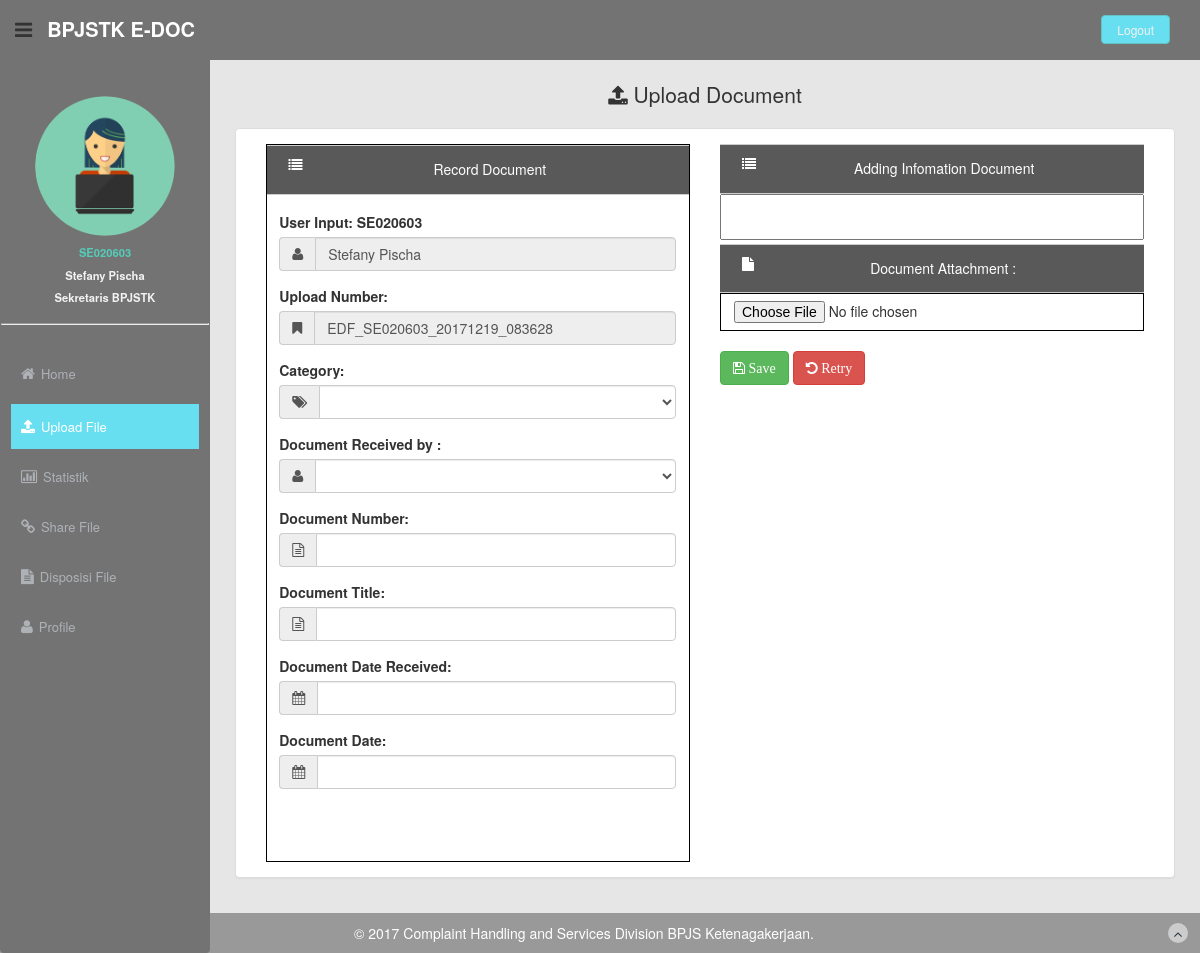
/upload-file.php (signed in), run on the app's committed database.
### tables this page shows
CREATE TABLE `user` (
  `iduser` varchar(100) NOT NULL,
  `nama` varchar(100) NOT NULL,
  `password` varchar(100) NOT NULL,
  `no_hp` varchar(50) NOT NULL,
  `email` varchar(100) NOT NULL,
  `jabatan` varchar(100) NOT NULL,
  `unit_kerja` varchar(50) NOT NULL
);

### database.php (called while the page is built, shortened)
<?php
function con_database(){
$hostmysql = "localhost";
$password = "GkDp3zcPer";
$username = "ocantika";
$database = "ocantika";
$con = mysqli_connect($hostmysql, $username, $password, $database);
return $con;
}
function get_all_user($query){
  $con = con_database();
  $sql = $query;
	$result = mysqli_query($con, $sql);
	$user_array = array();
	while ($row = mysqli_fetch_array($result, MYSQLI_ASSOC)) {
	$single_user = array("iduser" => $row['iduser'], "nama" => $row['nama'], "password" => $row['password'], "no_hp" => $row['no_hp'], "email" => $row['email'], "jabatan" => $row['jabatan'], "unit_kerja" => $row['unit_kerja']);
	$user_array[] = $single_user;
	}
  return $user_array;
}
 ?>

### upload-file.php (the view, shortened to what this page needs)
<?php
		if (!isset($_SESSION['iduser']))
		{
		  echo '<META HTTP-EQUIV="Refresh" Content="0; URL= ../index.php">';
		  exit;
		}else{
			if ((time() - $_SESSION['last_time']) > 1800) {
			header("Location: logout.php");
		}else {
	?>
<!DOCTYPE html>
<html lang="en">
  <head>
    <link rel="stylesheet"  type="text/css" href="assets/js/bootstrap-daterangepicker/daterangepicker.css"/>
    <link rel="stylesheet" type="text/css" href="assets/js/bootstrap-timepicker/compiled/timepicker.css"/>
    <link rel="stylesheet" type="text/css" href="assets/js/bootstrap-datetimepicker/datetimepicker.css"/>
    <link rel="stylesheet" href="assets/js/autocomplete/bootstrap-chosen.css">
    <link rel="stylesheet" type="text/css" href="assets/js/bootstrap-timepicker/js/wickedpicker.min.css"/>
    <link href="assets/css/custom.css" type="text/css" rel="stylesheet"/>
    <link href="assets/css/style-responsive.css" type="text/css" rel="stylesheet"/>
    <link href="assets/css/bootstrap.css" rel="stylesheet">
    <link href="assets/font-awesome/css/font-awesome.css" rel="stylesheet" />
    <link rel="stylesheet" type="text/css" href="assets/css/zabuto_calendar.css"/>
    <link rel="stylesheet" type="text/css" href="assets/js/gritter/css/jquery.gritter.css" />
    <link rel="stylesheet" type="text/css" href="assets/lineicons/style.css"/>
  </head>
  <body id="uploadfile">
  <section id="container" >
      <header class="header black-bg" style="background:#737373;">
              <div class="sidebar-toggle-box">
                  <div class="fa fa-bars tooltips" data-placement="right" data-original-title="Toggle Navigation"></div>
              </div>
            <a href="home.php" class="logo"><b>BPJSTK E-DOC</b></a>
            <div class="top-menu">
            	<ul class="nav pull-right top-menu">
                    <li><a class="logout" href="logout.php">Logout</a></li>
            	</ul>
            </div>
        </header>
      <?php include "menu.php"; ?>
    <section id="main-content" style="background:#e6e6e6;">
        <section class="wrapper">
          <div class="row" style="padding:2%;">
            <div class="centered" style="font-size:1.5em;"><i class="fa fa-upload fa-1x"></i> Upload Document </div>
          </div>
          	<div class="row">
						 <div class="col-lg-12">
							<div class="panel panel-default" style="margin-left:1%; margin-right:1%;">
								<div class="panel-body">
							   <form action="upload-process.php" method="post" id="uploadForm" name="uploadForm" enctype="multipart/form-data">
                  <div class="col-lg-6">
                      <div class="form" style=" border: 1px solid black;">
                        <div class="white-header-group" >
                            <span class="input-group-addon" style="background-color:#595959; color:#fff;"><i class="fa fa-list fa-1x" style="float:left; margin-left: 10px; margin-top:6px;"></i> <h5>Record Document</h5></span>
                        </div>
                        <div style=" margin:4% 3%">
	                        <div class="form-group">
														<?php
															require_once("database.php");
															$quote_array = get_all_user("SELECT * FROM user where iduser  LIKE'".$iduser."'");
															if(count($quote_array) > 0):
																foreach($quote_array as $row): ?>
				                          <label>User Input: <strong><?php echo $_SESSION['iduser'];?></strong> </label>
				                          <div class="input-group">
				                            <span class="input-group-addon"><i class="fa fa-user"></i></span>
				                            <input type="text" name="user" class="form-control" readonly ="true" value="<?php echo $row['nama']; ?>"/>
				                          </div>
														<?php endforeach; endif; ?>
	                        </div>
	                        <div class="form-group">
	                          <label>Upload Number: </label>
	                          <div class="input-group">
	                            <span class="input-group-addon"><i class="fa fa-bookmark"></i></span>
															<input type="text" class="form-control" name="noDoc" readonly="true" value="EDF_<?php echo $_SESSION['iduser'];?>_<?php echo date("Ymd");?>_<?php echo date("his");?>"/>
														</div>
	                        </div>
	                        <div class="form-group">
	                          <label>Category: </label>
	                          <div class="input-group">
	                            <span class="input-group-addon"><i class="fa fa-tags"></i></span>
															<select class="form-control" id="category" name="category">
																<option></option>
																<option>Memo Masuk</option>
															</select>
	                          </div>
	                        </div>
	                        <div class="form-group">
	                            <label>Document Received by : </label>
	                            <div class="input-group">
	                                <span class="input-group-addon"><i class="fa fa-user"></i></span>
				                                <select class="form-control" id="memoby" name="memoby">
																					<option></option>
																					<?php
																						require_once("database.php");
																						$quote_array = get_all_user("SELECT * FROM user");
																						if(count($quote_array) > 0):
																							foreach($quote_array as $row): ?>
				                                      <option><?php echo $row['nama']; ?></option>
																					<?php endforeach; endif; ?>
				                                </select>
	                            </div>
	                        </div>
	                        <div class="form-group">
	                            <label>Document Number: </label>
	                            <div class="input-group">
	                              <span class="input-group-addon"><i class="fa fa-file-text-o "></i></span>
	                              <input type="text" id="nomemo" name="nomemo" class="form-control" autocomplete="off" />
	                            </div>
	                        </div>
													<div class="form-group">
	                            <label>Document Title: </label>
	                            <div class="input-group">
	                              <span class="input-group-addon"><i class="fa fa-file-text-o "></i></span>
	                              <input type="text" id="title" name="title" class="form-control" autocomplete="off" />
	                            </div>
	                        </div>
	                        <div class="form-group">
	                            <label>Document Date Received: </label>
	                            <div class="input-group">
	                              <span class="input-group-addon"><i class="fa fa-calendar "></i></span>
	                              <input type="text" class="form-control dpd1" id="receivedate"  name="receivedate" style="font-size:1.1em;">
	                            </div>
	                        </div>
	                        <div class="form-group">
	                            <label>Document Date: </label>
	                            <div class="input-group">
	                              <span class="input-group-addon"><i class="fa fa-calendar "></i></span>
	                              <input type="text" class="form-control dpd1" id="memodate" name="memodate" value=""  style="font-size:1.1em;">
	                            </div>
	                        </div> <br><br>
                      </div>
                    </div><! --/grey-panel -->
                </div>
  						<div class="col-lg-6">
					      <div class="box-header">
					          <span class="input-group-addon" style="background-color:#595959; color:#fff;"><i class="fa fa-list fa-1x" style="float:left; margin-left: 10px; margin-top:6px;"></i> <h5>Adding Infomation Document</h5></span>
					      </div>
						    <div class="box-content box-content-butt">
						      <textarea id="elm1" name="data" style="width:100%;resize:none;overflow-y:hidden"></textarea><br/>
						    </div>
					      <div class="box-header">
					          <span class="input-group-addon" style="background-color:#595959; color:#fff;"><i class="fa fa-file fa-1x" style="float:left; margin-left: 10px; margin-top:6px;"></i> <h5>Document Attachment : </h5></span>
					      </div>
								<div class="box-content box-content-butt" style="border: 1px solid black;">
									<input type="file" class="btn" name="fileToUpload" id="fileToUpload">
								</div> <br>
								<div class="box-content">
								  <input type="submit" name="save" value="&#xf0c7; Save" class="btn btn-success">
									</form>
								  <input type="button" id="retry" name="retry" onclick="resetform()" value="&#xf0e2; Retry" class="btn btn-danger">
								</div>
	 						</div>
						</div>
					</div>
		</section>
	</section>
			  <footer class="site-footer" style="background:#999999;">
			      <div class="text-center">
			           &copy; 2017 Complaint Handling and Services Division BPJS Ketenagakerjaan.
			          <a href="upload-file.php" class="go-top">
			              <i class="fa fa-angle-up"></i>
			          </a>
			      </div>
			  </footer>
  </section>
  </body>
</html>
<?php }
}?>

### menu.php (shortened to what this page needs)
<aside>
		<?php $iduser = $_SESSION['iduser'];?>
    <div id="sidebar"  class="nav-collapse navbar" style="background: #737373;">
        <ul class="sidebar-menu" id="nav-accordion">
            <br><p class="centered"><a href="profile.html"><img src="assets/img/profile/<?php echo $iduser; ?>/<?php echo $iduser; ?>.png" class="img-circle" width="140px"></a></p>
						<?php
							require_once("database.php");
							$quote_array = get_all_user("SELECT * FROM user where iduser  LIKE'".$iduser."'");
							if(count($quote_array) > 0):
								foreach($quote_array as $row): ?>
								<h5 class="centered" style="color:#55ccb8; font-size: 0.8em;"><b><?php echo $row['iduser']; ?> </b> </h5>
								<h5 class="centered" style="font-size: 0.8em;"><?php echo $row['nama']; ?></h5>
		            <h5 class="centered" style="font-size: 0.8em;"><?php echo $row['jabatan']; ?></h5>
								<hr style=" border-style: inset; border-width: 1px;">
						<?php endforeach; endif; ?>
            <?php
              $codeAccess = substr($iduser,2,2);
              if($codeAccess == 01 ||  $codeAccess == 03){
             ?>
             <li class="mt"><a href="home.php"><i class="fa fa-home"></i><span class="hidden-sm" style="font-size:13px;">Home</span></a></li>
             <li class="sub-menu"><a href="statistik-chart.php" ><i class="fa fa-bar-chart-o"></i><span class="hidden-sm" style="font-size:13px;">Statistik</span></a></li>
             <li class="sub-menu"><a href="sharefile.php?page1=1&page2=1" ><i class="fa fa-link"></i><span class="hidden-sm" style="font-size:13px;">Share File</span></a></li>
             <li class="sub-menu"><a href="disposisi-file.php?page1=1&&page2=1" ><i class="fa fa-file-text"></i><span class="hidden-sm" style="font-size:13px;">Disposisi File</span></a></li>
             <li class="sub-menu"><a href="profile.php" ><i class="fa fa-user"></i><span class="hidden-sm" style="font-size:13px;">Profile</span></a></li>
            <?php } elseif( $codeAccess == 02){ ?>
              <li class="mt"><a href="home.php"><i class="fa fa-home"></i><span class="hidden-sm" style="font-size:13px;">Home</span></a></li>
              <li class="sub-menu"><a href="upload-file.php" ><i class="fa fa-upload"></i><span class="hidden-sm" style="font-size:13px;">Upload File</span></a></li>
              <li class="sub-menu"><a href="statistik-chart.php" ><i class="fa fa-bar-chart-o"></i><span class="hidden-sm" style="font-size:13px;">Statistik</span></a></li>
              <li class="sub-menu"><a href="sharefile.php?page=1" ><i class="fa fa-link"></i><span class="hidden-sm" style="font-size:13px;">Share File</span></a></li>
							 <li class="sub-menu"><a href="disposisi.php?page=1" ><i class="fa fa-file-text"></i><span class="hidden-sm" style="font-size:13px;">Disposisi File</span></a></li>
							<li class="sub-menu"><a href="profile.php" ><i class="fa fa-user"></i><span class="hidden-sm" style="font-size:13px;">Profile</span></a></li>
            <?php } ?>
         </ul>
       </div>
     </aside>

### assets/css/custom.css (style rules this page uses)
body { color: #797979; background: #f2f2f2; font-family: 'Ruda', sans-serif; padding: 0px !important; margin: 0px !important; font-size:13px; }
ul li { list-style: none; }
a, a:hover, a:focus { text-decoration: none; outline: none; }
#container { width: 100%; height: 100%; }
hr { margin-top: 20px; margin-bottom: 20px; border: 0; border-top: 1px solid #797979; }
.centered { text-align: center; }
.mt { margin-top: 25px; }
ul.top-menu > li > .logout { color: #f2f2f2; font-size: 12px; border-radius: 4px; -webkit-border-radius: 4px; border: 1px solid #64c3c2 !important; padding: 5px 15px; margin-right: 15px; background: #68dff0; margin-top: 15px; }
#sidebar { width: 210px; height: 100%; position: fixed; background: #424a5d; }
#sidebar h5 { color: #f2f2f2; font-weight: 700; }
#sidebar ul li { position: relative; }
ul.sidebar-menu , ul.sidebar-menu li ul.sub { margin: -2px 0 0; padding: 0; }
ul.sidebar-menu { margin-top: 75px; }
ul.sidebar-menu li { margin-bottom: 5px; margin-left:10px; margin-right:10px; }
ul.sidebar-menu li.sub-menu { line-height: 15px; }
ul.sidebar-menu li a span { display: inline-block; }
ul.sidebar-menu li a { color: #aeb2b7; text-decoration: none; display: block; padding: 15px 0 15px 10px; font-size: 12px; outline: none; -webkit-transition: all 0.3s ease; -moz-transition: all 0.3s ease; -o-transition: all 0.3s ease; -ms-transition: all 0.3s ease; transition: all 0.3s ease; }
ul.sidebar-menu li a.active, ul.sidebar-menu li a:hover, ul.sidebar-menu li a:focus { background: #68dff0; color: #fff; display: block; -webkit-transition: all 0.3s ease; -moz-transition: all 0.3s ease; -o-transition: all 0.3s ease; -ms-transition: all 0.3s ease; transition: all 0.3s ease; }
ul.sidebar-menu li a i { font-size: 15px; padding-right: 6px; }
ul.sidebar-menu li a.active i { color: #fff; }
#main-content { margin-left: 210px; min-height:790px; }
.header, .footer { min-height: 60px; padding: 0 15px; }
.header { position: fixed; left: 0; right: 0; z-index: 1002; background: #ffd777; border-bottom: 1px solid : #737373; background-color: #737373; }
.black-bg { background: #ffd777; border-bottom: 1px solid #737373; background-color: #737373; }
.wrapper { display: inline-block; margin-top: 60px; padding-left: 15px; padding-right: 15px; padding-bottom: 15px; padding-top: 0px; width: 100%; min-height: 60%; }
a.logo { font-size: 20px; color: #ffffff; float: left; margin-top: 15px; text-transform: uppercase; }
a.logo b { font-weight: 900; }
#top_menu .nav > li, ul.top-menu > li { float: left; }
ul.top-menu > li > a { color: #666666; font-size: 16px; border-radius: 4px; -webkit-border-radius: 4px; border:1px solid #666666 !important; padding: 2px 6px; margin-right: 15px; }
.sidebar-toggle-box { float: left; padding-right: 15px; margin-top: 20px; }
.sidebar-toggle-box .fa-bars { cursor: pointer; display: inline-block; font-size: 20px; }
label { font-weight: 400; }
.site-footer { background: #999; color: #fff; padding: 10px 0; }
.go-top { margin-right: 1%; float: right; background: rgba(255,255,255,.5); width: 20px; height: 20px; border-radius: 50%; -webkit-border-radius: 50%; }
.go-top i { color: #2A3542; }

### upload-file.php (style rules this page uses)
input[type="submit"] { font-family: FontAwesome; }
input[type="button"] { font-family: FontAwesome; }

### data on the page
user: iduser "SE020603", nama "Stefany Pischa", jabatan "Sekretaris BPJSTK", user "Stefany Pischa"
